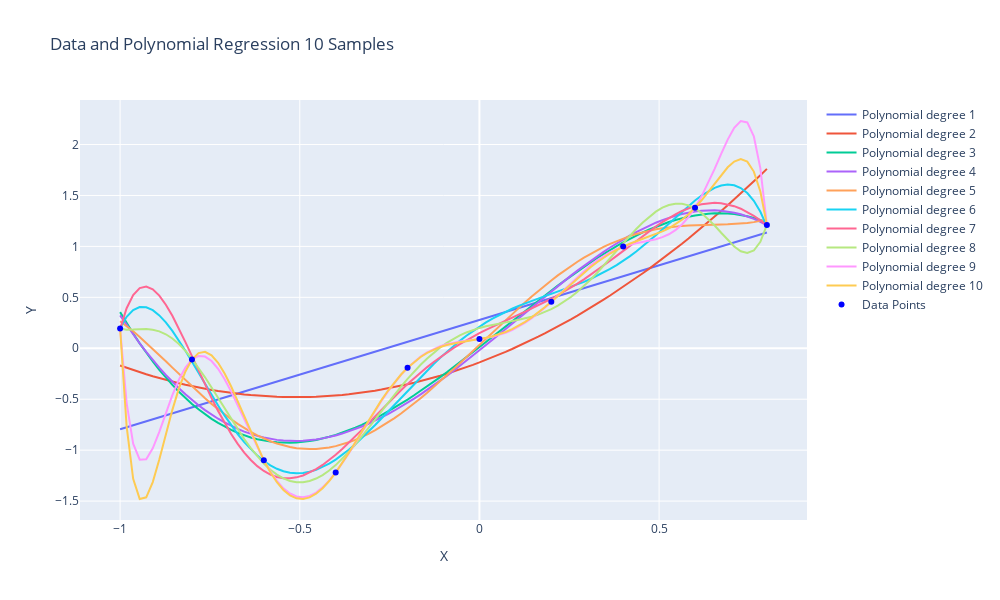

The notebook cell saved with this chart:
### Markdown cell above
Noisy

### Code cell
# sin noisy 10 sample
print("sin noisy 10 sample")
df = pd.read_csv("data/sin experiment/sin_noisy_10sample.csv")

w_list = []
for degree in range(1, MAX_DEGREE+1):
    w = np.polyfit(df["x"], df["noisy_y"], degree)
    w_list.append(w)
    RMSE = CalculateMSE_poly(df["x"], df["noisy_y"], w)**(1/2)
    print(f'Degree = {degree} | RMSE = {RMSE:.4f}')
model_plot(df["x"],df["noisy_y"],w_list)
